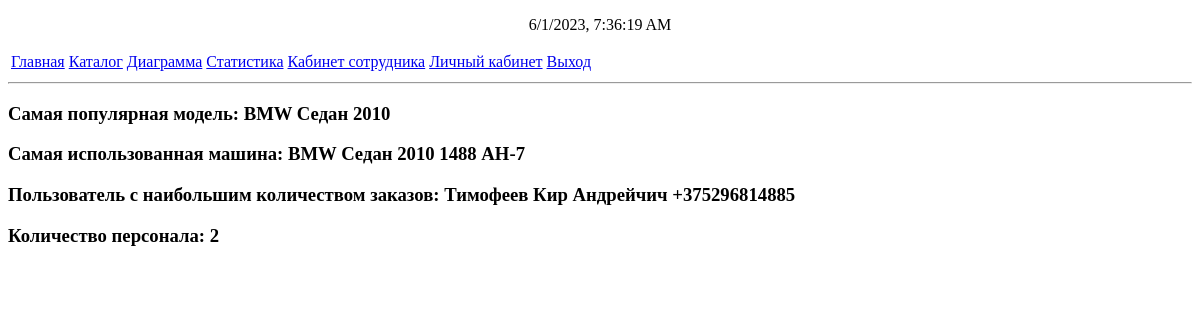
The page /statistics (signed in) on the database as committed earlier.
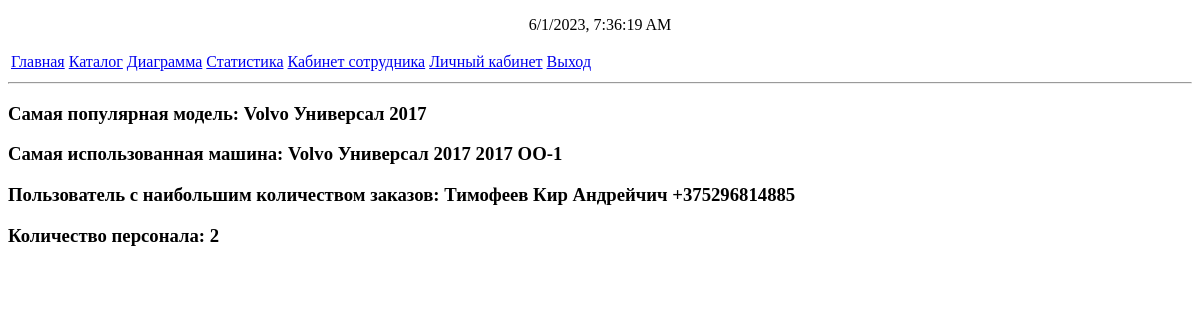
The same page on the database as committed later.
### mainapp/models.py (models this page shows)
class CarModel(models.Model):
    SEDAN = "Седан"
    CROSS = "Кроссовер"
    COUPE = "Купе"
    STATION_WAGON = "Универсал"
    SPORT = "Спорт"
    HATCHBACK = "Хэтчбек"
    CONVERTIBLE = "Кабриолет"
    MINIVAN = "Минивэн"
    BODY_CHOICES = [
        (SEDAN, "Седан"),
        (CROSS, "Кроссовер"),
        (STATION_WAGON, "Универсал"),
        (SPORT, "Седан"),
        (HATCHBACK, "Хэтчбек"),
        (CONVERTIBLE, "Кабриолет"),
        (MINIVAN, "Минивэн"),
        (COUPE, "Купе"),
    ]
    BMW = "BMW"
    MERCEDES = "Mercedes"
    AUDI = "Audi"
    MAZDA = "Mazda"
    VOLVO = "Volvo"
    BRAND_CHOICES = [
        (BMW, 'BMW'),
        (MERCEDES, 'Mercedes'),
        (AUDI,"Audi"),
        (MAZDA, "Mazda"),
        (VOLVO, "Volvo")
    ]
    body = models.CharField(max_length=20, choices=BODY_CHOICES)
    price = models.BigIntegerField(default=40, null=True)
    car_price = models.BigIntegerField(default=10000, null=True)
    id = models.AutoField(primary_key=True)
    brand = models.CharField(max_length=20, choices=BRAND_CHOICES)
    year = models.IntegerField(validators=[MaxValueValidator(2023), MinValueValidator(2010)])
    usageCount = models.IntegerField(default=0)
    def __str__(self):
        return f"{self.brand} {self.body} {self.year}"

class AutoModel(models.Model):
    ON_ORDER = "На заказе"
    FREE = "Свободна"
    IN_REPAIR = "В ремонте"
    IN_SERVICE = "На обслуживании"
    STATUS_CHOICES = [
        (ON_ORDER, "На заказе"),
        (FREE, "Свободна"),
        (IN_REPAIR, "В ремонте"),
        (IN_SERVICE, "На обслуживании")
    ]
    id = models.AutoField(primary_key=True)
    carModel = models.ForeignKey(CarModel, on_delete=models.PROTECT)
    number = models.CharField(max_length=9, validators=[car_number_validator])
    status = models.CharField(max_length=20, choices=STATUS_CHOICES, default=FREE)
    usageCount = models.IntegerField(default=0)
    def __str__(self):
        return f'{self.carModel.__str__()} {self.number}'

### mainapp/views.py (the view)
    def _(request):
        if not request.user.is_staff:
            return HttpResponseRedirect('main')
        return func(request)

### mainapp/models.py (called while the page is built)
    def __str__(self):
        return f"{self.f} {self.i} {self.o} {self.phone}"

### mainapp/views.py (called while the page is built)
def staffpage(func):
    def _(request):
        if not request.user.is_staff:
            return HttpResponseRedirect('main')
        return func(request)
    return _

@staffpage
def statistics(request:HttpRequest):
    max_usage_carmodel = max(CarModel.objects.all(), key= lambda cm: cm.usageCount)
    max_usage_auto = max(AutoModel.objects.all(), key= lambda auto: auto.usageCount)
    max_user = max(ClientModel.objects.all(), key=lambda clt: len(OrderModel.objects.filter(client=clt)))
    staff_count = len(User.objects.filter(is_staff=True))
    data = {'model':max_usage_carmodel, 'auto':max_usage_auto, 'usr':max_user, 'staff_count':staff_count}
    return render(request, 'statistics.html', data)

### mainapp/templates/statistics.html (shortened to what this page needs)
{%extends "base.html" %}
{%block content%}
<h3>Самая популярная модель: {{model}}</h3>
<h3>Самая использованная машина: {{auto}}</h3>
<h3>Пользователь с наибольшим количеством заказов: {{usr}}</h3>
<h3>Количество персонала: {{staff_count}}</h3>
{%endblock content%}

Rows that differ between the two databases and show on the page:
no longer on this page (row unchanged): CarModel: brand+body+year "BMW Седан 2010"
no longer on this page (row unchanged): AutoModel: carModel+number "BMW Седан 2010 1488 AH-7"
now on this page (row edited): CarModel: brand+body+year "Volvo Универсал 2017"
now on this page (row edited): AutoModel: carModel+number "Volvo Универсал 2017 2017 OO-1"
